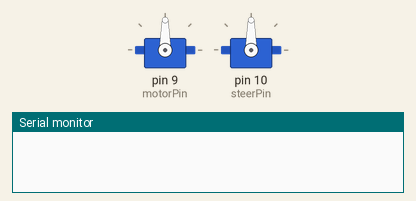
The sketch below on a simulated Arduino Uno, built with avr-gcc and run on an emulated ATmega328P. Shown: 2 × servo, the last lines printed to the serial monitor.

Above: at 0.1 s.
At 3.1 s:
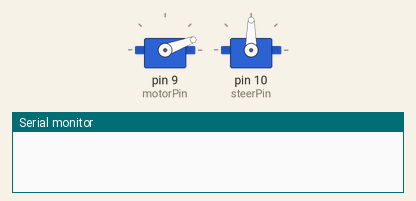
At 4.3 s:
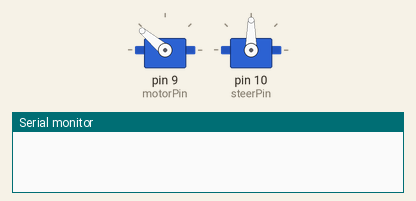
At 5.1 s:
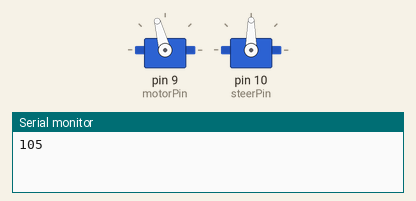
Timing chart, 0 to 6.6 s (numbered marks = the images above):
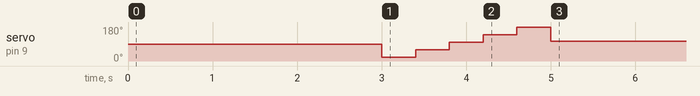

Measured:
- by itself, servo on pin 9 (motorPin): 90° → 20° at 3.0 s, → 60° 0.40 s later, → 100° 0.40 s later, → 140° 0.40 s later, … (6 changes in this stretch)

The sketch:

arduino_motor_driver.ino
```cpp
#include <Wire.h>
#include <Servo.h>

int motorPin = 9;
int steerPin = 10;
Servo motor;
Servo steer;

// throttle range 100 - 180
int throttle = 105;
// dir = 2(reverse) or 1(forward) or 0(neutral)
int dir = 1;
int angle = 90;

void init_motor(int d){
    motor.write(20);
    delay(d);
    motor.write(60);
    delay(d);
    motor.write(100);
    delay(d);
    motor.write(140);
    delay(d);
    motor.write(180);
    delay(d);
}

void setup() {
  Wire.begin(0x8);
  Wire.onReceive(receiveEvent);
  Serial.begin(9600);
  motor.attach(motorPin);
  steer.attach(steerPin);
  steer.write(90);
  delay(3000);
  init_motor(400);
  Serial.setTimeout(4);
}

void loop() {
  if(dir==1 || dir==2){motor.write(throttle);}
  else{motor.write(105);}
  steer.write(angle);
  Serial.println(throttle);
  delay(100);
}

void receiveEvent(int howMany) {
  while (Wire.available()){
    byte buff = Wire.read();
    if(buff == 0){/*Serial.println("buff is 0");*/}
    else{/*Serial.println("invalid buff value");*/}
    char type = Wire.read();
    byte val = Wire.read();
    if(type=='t'){throttle = val;}
    else if(type=='d'){dir = val;}
    else if(type=='s'){angle = val;}
  }
}
```
